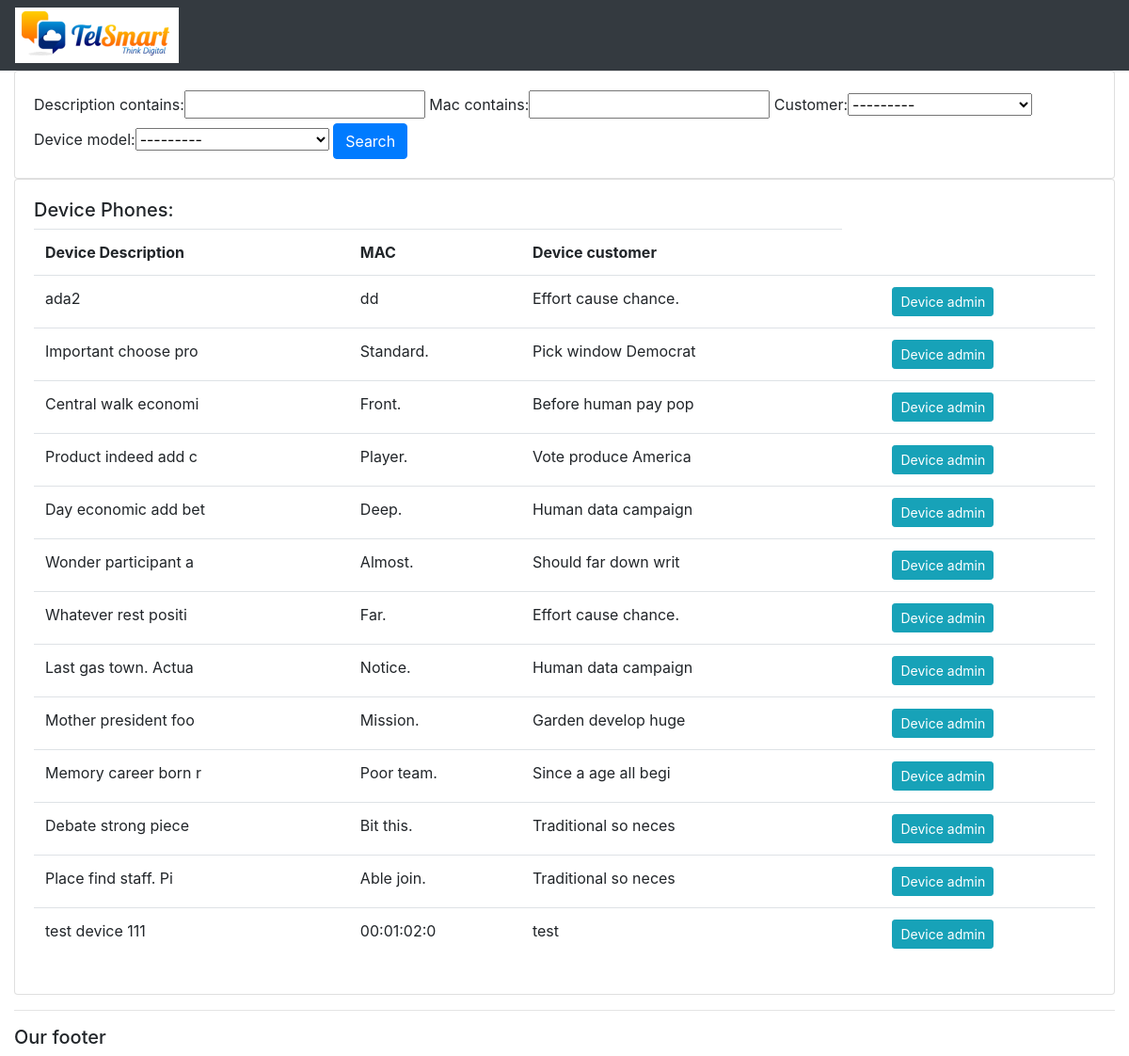
The page / on the database its author committed.
### products/models.py (models this page shows, shortened)
class Device(models.Model):
    mac = models.CharField(max_length=10, unique=True)
    description = models.CharField(max_length=20, null=True, blank=True)
    cfg_last_update = models.DateTimeField(auto_now_add=True, null=True)
    customer = models.ForeignKey(Customer,  null=True, on_delete=models.SET_NULL)
    device_model = models.ForeignKey(DeviceModel,  null=True, on_delete=models.SET_NULL)
    vendor = models.ForeignKey(DeviceVendor,  null=True, on_delete=models.SET_NULL)

class Customer(models.Model):
    description = models.CharField(max_length=20, null=True, blank=True)
    def __unicode__(self):
        return self.description

### products/views.py (the view)
# urls.py: 2. Add a URL to urlpatterns:  path('', views.home, name='home')
def home(request):
    devices=Device.objects.all()
    customer=Customer.objects.all()
    dsss=Dss.objects.all()
    extensions=Extension.objects.all()
    device_models=DeviceModel.objects.all()
    vendors=DeviceVendor.objects.all()
    dsss = Dss.objects.all()
    myFilter = DeviceFilter(request.GET, queryset=devices)
    devices=myFilter.qs
    context = {'devices':devices, 'customer':customer, 'myFilter':myFilter, 'device_models':device_models, 'vendors':vendors, 'extensions':extensions}
    return render(request, "home.html", context)

### templates/home.html (shortened to what this page needs)
{% extends 'base.html' %}
{% block content%}
	<div class="col-md">
		<div class="row">
			<div class="row">
				<div class="col">
					<div class="card card-body">
						<form method="get">
							{{myFilter.form}}
						<button class="btn btn-primary" type="submit">Search</button>
					  </form>
					</div>
				</div>
			</div>
		<div class="card card-body">
			<h5>Device Phones:</h5>
			<table class="table">
				<tr>
					<th>Device Description</th>
					<th>MAC</th>
					<th>Device customer</th>
				</tr>
				{% for device in devices %}
					<tr>
						<td>{{device.description}}</td>
						<td>{{device.mac}}</td>
						<td>{{device.customer.description}}</td>
						<td>{{dss.value}}</td>
						<td><a class="btn btn-sm btn-info" href="{% url 'admin_device' device.id %}">Device admin</a></td>
					</tr>
				{% endfor %}
			</table>
		</div>
	</div>
{% endblock %}

### rows shown on the page
Device: description "ada2", mac "dd", customer.description "Effort cause chance."
Device: description "Important choose pro", mac "Standard.", customer.description "Pick window Democrat"
Device: description "Central walk economi", mac "Front.", customer.description "Before human pay pop"
Device: description "Product indeed add c", mac "Player.", customer.description "Vote produce America"
Device: description "Day economic add bet", mac "Deep.", customer.description "Human data campaign"
Device: description "Wonder participant a", mac "Almost.", customer.description "Should far down writ"
Device: description "Whatever rest positi", mac "Far.", customer.description "Effort cause chance."
Device: description "Last gas town. Actua", mac "Notice.", customer.description "Human data campaign"
Device: description "Mother president foo", mac "Mission.", customer.description "Garden develop huge"
Device: description "Memory career born r", mac "Poor team.", customer.description "Since a age all begi"
Device: description "Debate strong piece", mac "Bit this.", customer.description "Traditional so neces"
Device: description "Place find staff. Pi", mac "Able join.", customer.description "Traditional so neces"
Device: description "test device 111", mac "00:01:02:0", customer.description "test"
